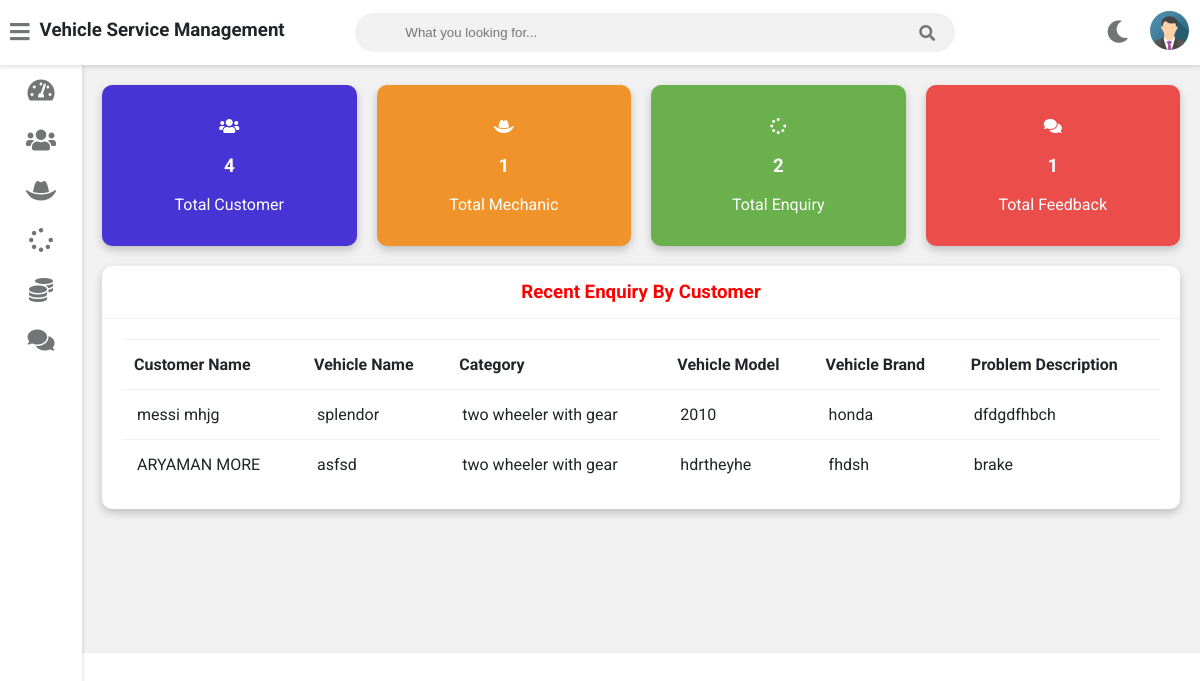
The app's page /admin-dashboard (signed in) with its own data.
### vehicle/models.py (models this page shows, shortened)
class Customer(models.Model):
    user=models.OneToOneField(User,on_delete=models.CASCADE)
    profile_pic= models.ImageField(upload_to='profile_pic/CustomerProfilePic/',null=True,blank=True)
    address = models.CharField(max_length=40)
    mobile = models.CharField(max_length=20,null=False)
    @property
    def get_name(self):
        return self.user.first_name+" "+self.user.last_name

class Request(models.Model):
    cat=(('two wheeler with gear','two wheeler with gear'),('two wheeler without gear','two wheeler without gear'),('three wheeler','three wheeler'),('four wheeler','four wheeler'))
    category=models.CharField(max_length=50,choices=cat)
    vehicle_no=models.PositiveIntegerField(null=False)
    vehicle_name = models.CharField(max_length=40,null=False)
    vehicle_model = models.CharField(max_length=40,null=False)
    vehicle_brand = models.CharField(max_length=40,null=False)
    problem_description = models.CharField(max_length=500,null=False)
    date=models.DateField(auto_now=True)
    cost=models.PositiveIntegerField(null=True)
    customer=models.ForeignKey('Customer', on_delete=models.CASCADE,null=True)
    mechanic=models.ForeignKey('Mechanic',on_delete=models.CASCADE,null=True)
    stat=(('Pending','Pending'),('Approved','Approved'),('Repairing','Repairing'),('Repairing Done','Repairing Done'),('Released','Released'))
    status=models.CharField(max_length=50,choices=stat,default='Pending',null=True)

### vehicle/views.py (the view)
# urls.py: path('admin-dashboard', views.admin_dashboard_view,name='admin-dashboard'),
@login_required(login_url='adminlogin')
def admin_dashboard_view(request):
    enquiry=models.Request.objects.all().order_by('-id')
    customers=[]
    for enq in enquiry:
        customer=models.Customer.objects.get(id=enq.customer_id)
        customers.append(customer)
    dict={
    'total_customer':models.Customer.objects.all().count(),
    'total_mechanic':models.Mechanic.objects.all().count(),
    'total_request':models.Request.objects.all().count(),
    'total_feedback':models.Feedback.objects.all().count(),
    'data':zip(customers,enquiry),
    }
    return render(request,'vehicle/admin_dashboard.html',context=dict)

### templates/vehicle/admin_dashboard.html
{% extends 'vehicle/adminbase.html' %}
{% load static %}
{% block content %}
	<div class="wrapper">
		<div class="row">
			<div class="col-3 col-m-6 col-sm-6">
				<div class="counter bg-primary">
					<p>
						<i class="fas fa-users"></i>
					</p>
					<h3>{{total_customer}}</h3>
					<p>Total Customer</p>
				</div>
			</div>
			<div class="col-3 col-m-6 col-sm-6">
				<div class="counter bg-warning">
					<p>
						<i class="fas fa-hat-cowboy"></i>
					</p>
					<h3>{{total_mechanic}}</h3>
					<p>Total Mechanic</p>
				</div>
			</div>
			<div class="col-3 col-m-6 col-sm-6">
				<div class="counter bg-success">
					<p>
						<i class="fas fa-spinner"></i>
					</p>
					<h3>{{total_request}}</h3>
					<p>Total Enquiry</p>
				</div>
			</div>
			<div class="col-3 col-m-6 col-sm-6">
				<div class="counter bg-danger">
					<p>
						<i class="fas fa-comments"></i>
					</p>
					<h3>{{total_feedback}}</h3>
					<p>Total Feedback</p>
				</div>
			</div>
		</div>
		<div class="row">
			<div class="col-12 col-m-12 col-sm-12">
				<div class="card">
					<div class="card-header">
						<h3 style="color:red; text-align:center" >Recent Enquiry By Customer
						</h3>
					</div>
					<div class="card-content">
						<table>
							<thead>
								<tr>
									<th>Customer Name</th>
									<th>Vehicle Name</th>
									<th>Category</th>
									<th>Vehicle Model</th>
									<th>Vehicle Brand</th>
									<th>Problem Description</th>
								</tr>
							</thead>
							<tbody>
								{% for c,r in data %}
								<tr>
									<td> {{c.get_name}}</td>
									<td> {{r.vehicle_name}}</td>
									<td>{{r.category}}</td>
									<td>{{r.vehicle_model}}</td>
									<td>{{r.vehicle_brand}}</td>
									<td>{{r.problem_description}}</td>
								</tr>
								{% endfor %}
							</tbody>
						</table>
					</div>
				</div>
			</div>
		</div>
  <br><br><br><br><br><br>
	</div>
{% endblock content %}

### templates/vehicle/adminbase.html (shortened to what this page needs)
<!DOCTYPE html>
{% load static %}
<html>
<head>
	<link rel="stylesheet" type="text/css" href="https://cdnjs.cloudflare.com/ajax/libs/Chart.js/2.9.3/Chart.min.css">
	<link rel="stylesheet" type="text/css" href="{% static "fontawesome-free/css/all.min.css" %}">
	<link rel="stylesheet" type="text/css" href="{% static "style.css" %}">
</head>
<body class="overlay-scrollbar">
	<div class="navbar">
		<ul class="navbar-nav">
			<li class="nav-item">
				<a class="nav-link">
					<i class="fas fa-bars" onclick="collapseSidebar()"></i>
				</a>
			</li>
			<li class="nav-item">
				<h3>Vehicle Service Management</h3>
			</li>
		</ul>
		<form class="navbar-search">
			<input type="text" name="Search" class="navbar-search-input" placeholder="What you looking for...">
			<i class="fas fa-search"></i>
		</form>
		<ul class="navbar-nav nav-right">
			<li class="nav-item mode">
				<a class="nav-link" href="#" onclick="switchTheme()">
					<i class="fas fa-moon dark-icon"></i>
				</a>
			</li>
			<li class="nav-item avt-wrapper">
				<div class="avt dropdown">
					<img src="{% static "images/admin.png" %} " alt="User image" class="dropdown-toggle" data-toggle="user-menu">
				</div>
			</li>
		</ul>
	</div>
	<div class="sidebar">
		<ul class="sidebar-nav">
			<li class="sidebar-nav-item">
				<a href="/admin-dashboard" class="sidebar-nav-link">
					<div>
						<i class="fas fa-tachometer-alt"></i>
					</div>
				</a>
			</li>
			<li class="sidebar-nav-item">
				<a href="/admin-customer" class="sidebar-nav-link">
					<div>
						<i class="fas fa-users"></i>
					</div>
				</a>
			</li>
			<li  class="sidebar-nav-item">
				<a href="/admin-mechanic" class="sidebar-nav-link">
					<div>
					<i class="fas fa-hat-cowboy"></i>
					</div>
				</a>
			</li>
			<li  class="sidebar-nav-item">
				<a href="/admin-request" class="sidebar-nav-link">
					<div>
						<i class="fas fa-spinner"></i>
					</div>
				</a>
			</li>
			<li  class="sidebar-nav-item">
				<a href="/admin-report" class="sidebar-nav-link">
					<div>
						<i class="fas fa-coins"></i>
					</div>
				</a>
			</li>
			<li  class="sidebar-nav-item">
				<a href="/admin-feedback" class="sidebar-nav-link">
					<div>
					<i class="fas fa-comments"></i>
					</div>
				</a>
			</li>
		</ul>
	</div>
<div>
	<div class="content">
		{% block content %}
		{% endblock content %}
	</div>
</div>
</body>
</html>

### records on screen
Customer: get_name "messi mhjg", vehicle_name "splendor", category "two wheeler with gear", vehicle_model "2010", vehicle_brand "honda", problem_description "dfdgdfhbch"
Customer: get_name "ARYAMAN MORE", vehicle_name "asfsd", category "two wheeler with gear", vehicle_model "hdrtheyhe", vehicle_brand "fhdsh", problem_description "brake"

### other values on screen
{{ total_customer }} "4"
{{ total_mechanic }} "1"
{{ total_request }} "2"
{{ total_feedback }} "1"
